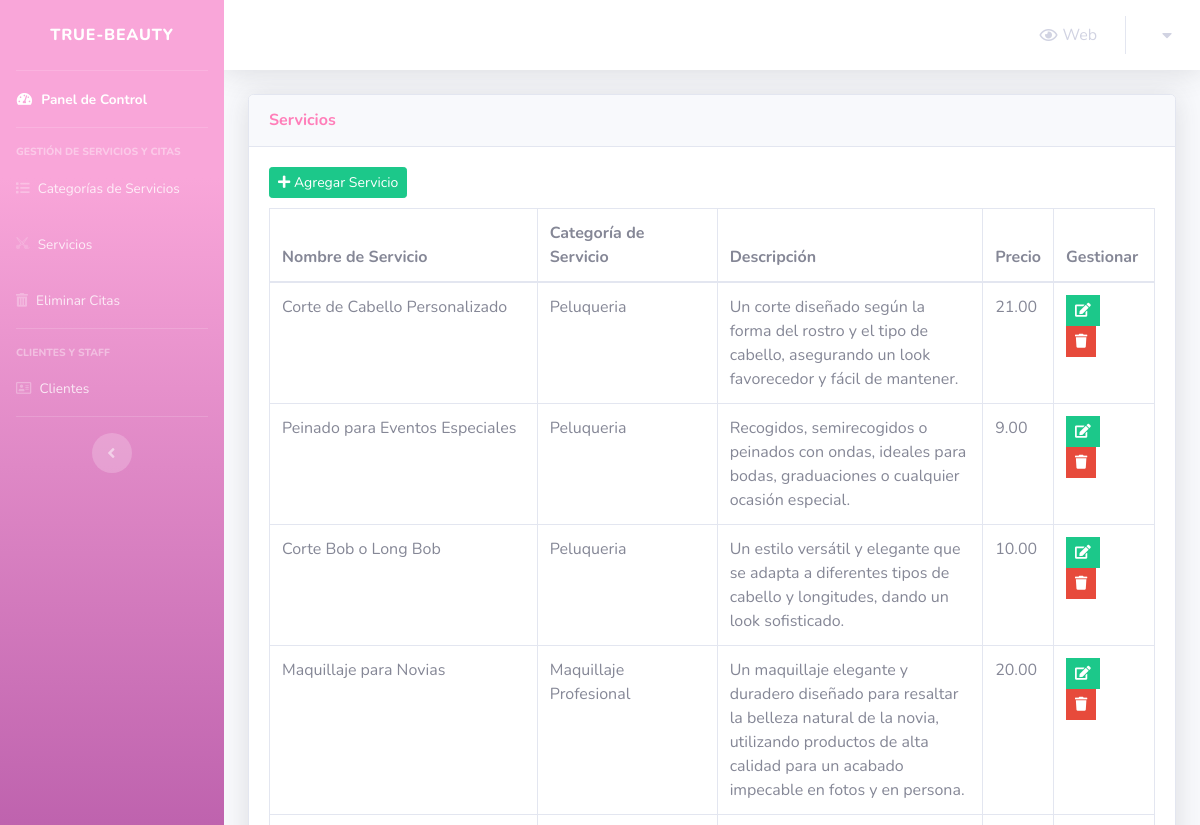
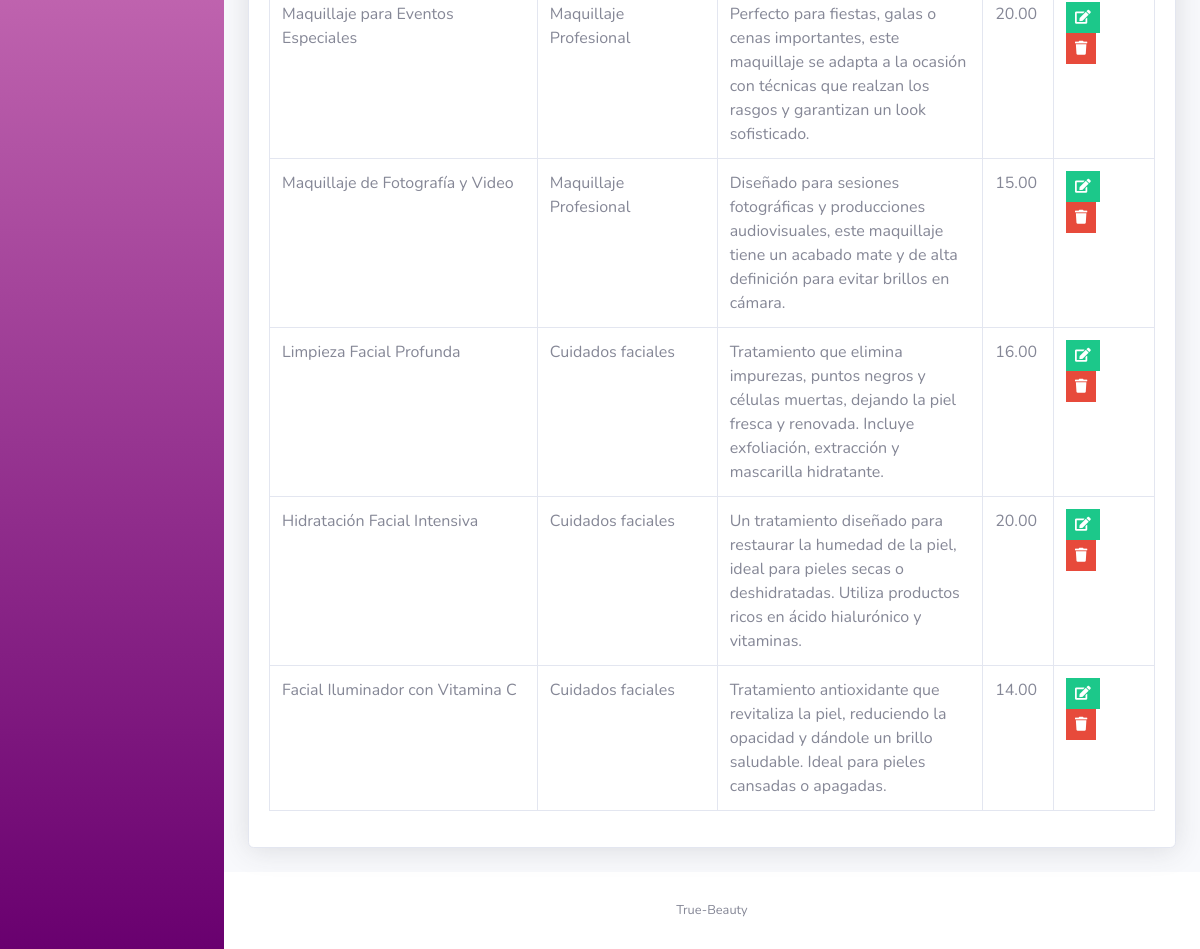
Screenshot of /admin/services.php with the database file from the repository (2 pictures, top to bottom).
### tables this page shows
CREATE TABLE IF NOT EXISTS `services` (
  `service_id` int(5) NOT NULL AUTO_INCREMENT,
  `service_name` varchar(50) NOT NULL,
  `service_description` varchar(255) NOT NULL,
  `service_price` decimal(6,2) NOT NULL,
  `service_duration` int(5) NOT NULL,
  `category_id` int(2) NOT NULL,
  PRIMARY KEY (`service_id`),
  KEY `FK_service_category` (`category_id`)
);

CREATE TABLE IF NOT EXISTS `service_categories` (
  `category_id` int(2) NOT NULL AUTO_INCREMENT,
  `category_name` varchar(50) NOT NULL,
  PRIMARY KEY (`category_id`)
);

### admin/services.php (the view, shortened to what this page needs)
<?php
include '../modelo/connect.php';
include 'Includes/header.php';
?>
<div class="container-fluid">
    <?php
    $do = '';
    if (isset($_GET['do']) && in_array($_GET['do'], array('Add', 'Edit'))) {
        $do = htmlspecialchars($_GET['do']);
    } else {
        $do = 'Manage';
    }
    if ($do == 'Manage') {
        $stmt = $con->prepare("SELECT * FROM services s, service_categories sc WHERE s.category_id = sc.category_id");
        $stmt->execute();
        $rows_services = $stmt->fetchAll();
    ?>
        <div class="card shadow mb-4">
            <div class="card-header py-3">
                <h6 class="m-0 font-weight-bold text-primary">Servicios</h6>
            </div>
            <div class="card-body">
                <a href="services.php?do=Add" class="btn btn-success btn-sm" style="margin-bottom: 10px;">
                    <i class="fa fa-plus"></i>
                    Agregar Servicio
                </a>
                <table class="table table-bordered">
                    <thead>
                        <tr>
                            <th scope="col">Nombre de Servicio</th>
                            <th scope="col">Categoría de Servicio</th>
                            <th scope="col">Descripción</th>
                            <th scope="col">Precio</th>
                            <th scope="col">Gestionar</th>
                        </tr>
                    </thead>
                    <tbody>
                        <?php
                        foreach ($rows_services as $service) {
                            echo "<tr>";
                            echo "<td>";
                            echo $service['service_name'];
                            echo "</td>";
                            echo "<td>";
                            echo $service['category_name'];
                            echo "</td>";
                            echo "<td style='width:30%'>";
                            echo $service['service_description'];
                            echo "</td>";
                            echo "<td>";
                            echo $service['service_price'];
                            echo "</td>";
                            echo "<td>";
                            $delete_data = "delete_" . $service["service_id"];
                        ?>
                            <ul class="list-inline m-0">
                                <li class="list-inline-item" data-toggle="tooltip" title="Editar">
                                    <button class="btn btn-success btn-sm rounded-0">
                                        <a href="services.php?do=Edit&service_id=<?php echo $service['service_id']; ?>" style="color: white;">
                                            <i class="fa fa-edit"></i>
                                        </a>
                                    </button>
                                </li>
                                <li class="list-inline-item" data-toggle="tooltip" title="Eliminar">
                                    <button class="btn btn-danger btn-sm rounded-0" type="button" data-toggle="modal" data-target="#<?php echo $delete_data; ?>" data-placement="top">
                                        <i class="fa fa-trash"></i>
                                    </button>
                                </li>
                            </ul>
                        <?php
                            echo "</td>";
                            echo "</tr>";
                        }
                        ?>
                    </tbody>
                </table>
            </div>
        </div>
    <?php
    }
    ?>
</div>
<?php
include 'Includes/footer.php';
?>

### rows the page displays
services: service_name "Corte de Cabello Personalizado", category.category_name "Peluqueria", service_description "Un corte diseñado según la forma del rostro y el tipo de cabello, asegurando un look favorecedor y fácil de mantener.", service_price "21.00"
services: service_name "Peinado para Eventos Especiales", category.category_name "Peluqueria", service_description "Recogidos, semirecogidos o peinados con ondas, ideales para bodas, graduaciones o cualquier ocasión especial.", service_price "9.00"
services: service_name "Corte Bob o Long Bob", category.category_name "Peluqueria", service_description "Un estilo versátil y elegante que se adapta a diferentes tipos de cabello y longitudes, dando un look sofisticado.", service_price "10.00"
services: service_name "Maquillaje para Novias", category.category_name "Maquillaje Profesional", service_description "Un maquillaje elegante y duradero diseñado para resaltar la belleza natural de la novia, utilizando productos de alta calidad para un acabado impecable en fotos y en persona.", service_price "20.00"
services: service_name "Maquillaje para Eventos Especiales", category.category_name "Maquillaje Profesional", service_description "Perfecto para fiestas, galas o cenas importantes, este maquillaje se adapta a la ocasión con técnicas que realzan los rasgos y garantizan un look sofisticado.", service_price "20.00"
services: service_name "Maquillaje de Fotografía y Video", category.category_name "Maquillaje Profesional", service_description "Diseñado para sesiones fotográficas y producciones audiovisuales, este maquillaje tiene un acabado mate y de alta definición para evitar brillos en cámara.", service_price "15.00"
services: service_name "Limpieza Facial Profunda", category.category_name "Cuidados faciales", service_description "Tratamiento que elimina impurezas, puntos negros y células muertas, dejando la piel fresca y renovada. Incluye exfoliación, extracción y mascarilla hidratante.", service_price "16.00"
services: service_name "Hidratación Facial Intensiva", category.category_name "Cuidados faciales", service_description "Un tratamiento diseñado para restaurar la humedad de la piel, ideal para pieles secas o deshidratadas. Utiliza productos ricos en ácido hialurónico y vitaminas.", service_price "20.00"
services: service_name "Facial Iluminador con Vitamina C", category.category_name "Cuidados faciales", service_description "Tratamiento antioxidante que revitaliza la piel, reduciendo la opacidad y dándole un brillo saludable. Ideal para pieles cansadas o apagadas.", service_price "14.00"
